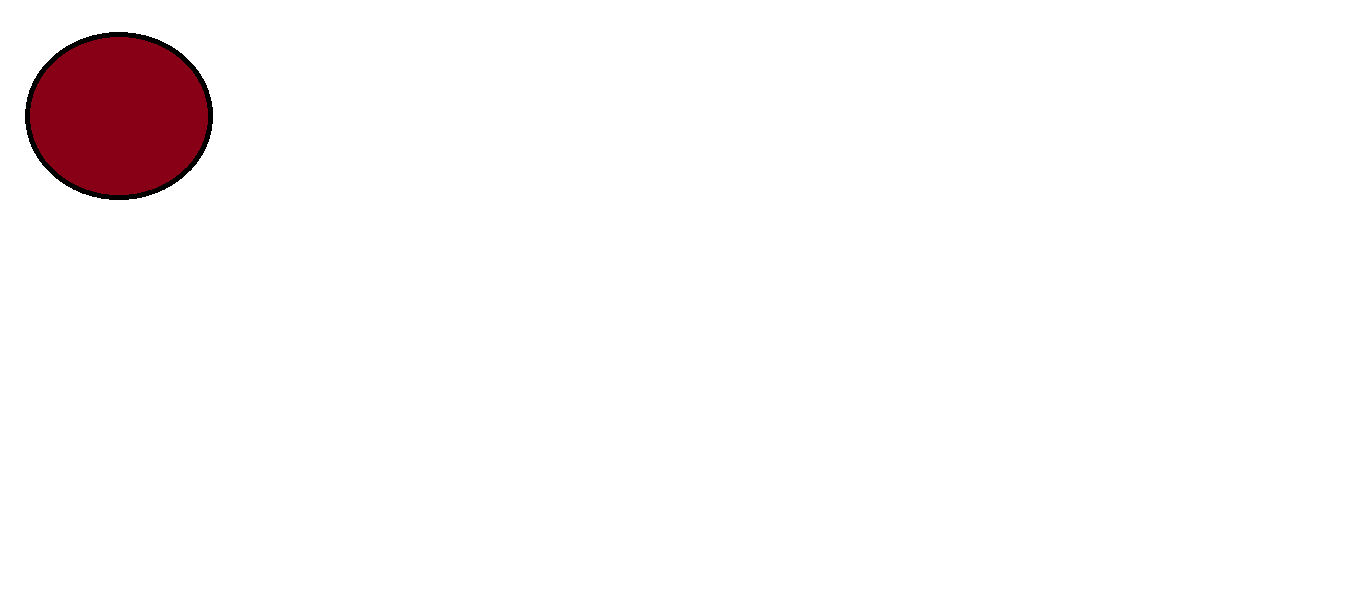
#> input picture example.png, 1360 x 591 px
$ python img.py
#> lines starting #> are read from the running program, lines starting #| are printed output that depends on the picture
import matplotlib.pyplot as plt
import matplotlib.image as mpimg
import numpy as np

# Load an image using matplotlib.image.imread
image = mpimg.imread('example.png')
#> image is the input picture: shape (591, 1360, 4) float32; mean R, G, B, A 0.984, 0.969, 0.971, 1

# Create a figure and axis for displaying the image
fig, ax = plt.subplots()

# Display the image using imshow
ax.imshow(image)

# Customize the plot by adding labels, title, and colorbar
ax.set_title('Example Image')
ax.set_xlabel('X-axis')
ax.set_ylabel('Y-axis')
plt.colorbar(ax.imshow(image), ax=ax, orientation='vertical')

# Show the plot
plt.show()
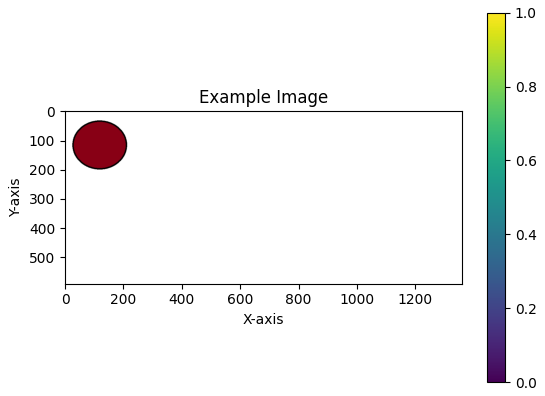
#> figure drawn by matplotlib, 2 panels

$ run again, with pic_1.jpg saved as example.png
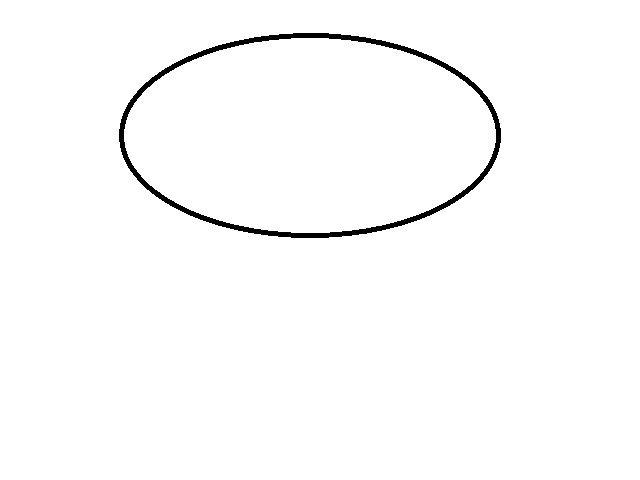
#> input picture pic_1.jpg, 640 x 480 px
#> image is the input picture: shape (480, 640, 3) float32; min 0, max 1, mean 0.985
#> `plt.show()`:
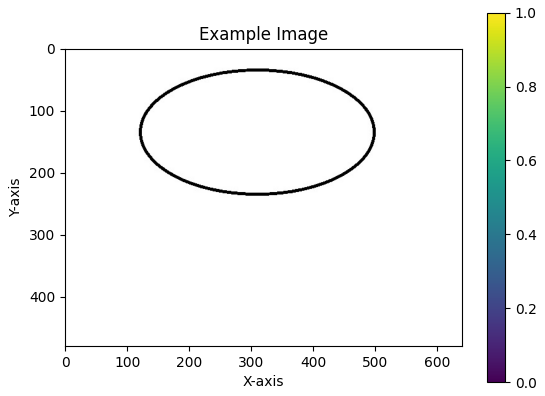
#> figure drawn by matplotlib, 2 panels
